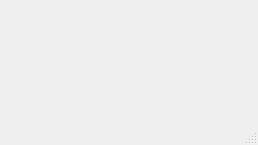
<?xml version="1.0" encoding="UTF-8"?>
<ui version="4.0">
 <class>MainWindow</class>
 <widget class="QMainWindow" name="MainWindow">
  <property name="geometry">
   <rect>
    <x>0</x>
    <y>0</y>
    <width>258</width>
    <height>145</height>
   </rect>
  </property>
  <property name="windowTitle">
   <string>MainWindow</string>
  </property>
  <widget class="QWidget" name="centralwidget"/>
  <widget class="QMenuBar" name="menubar">
   <property name="geometry">
    <rect>
     <x>0</x>
     <y>0</y>
     <width>258</width>
     <height>25</height>
    </rect>
   </property>
  </widget>
  <widget class="QStatusBar" name="statusbar"/>
 </widget>
 <resources/>
 <connections/>
</ui>
